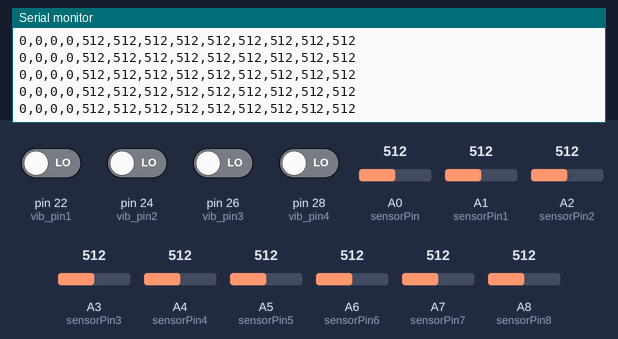
The sketch below on a simulated Arduino Mega 2560, built with avr-gcc and run on an emulated ATmega2560. On the bench: the last lines printed to the serial monitor. The test bench sets the inputs (shaded band); at power-on: pin 22 (vib_pin1), pin 24 (vib_pin2), pin 26 (vib_pin3), pin 28 (vib_pin4) LOW, A0 (sensorPin) = 512, A1 (sensorPin1) = 512, A2 (sensorPin2) = 512, A3 (sensorPin3) = 512, A4 (sensorPin4) = 512, A5 (sensorPin5) = 512, A6 (sensorPin6) = 512, A7 (sensorPin7) = 512, A8 (sensorPin8) = 512.

Above: at 1.2 s.
1.3 s: pin 22 (vib_pin1) driven HIGH
At 1.79 s:
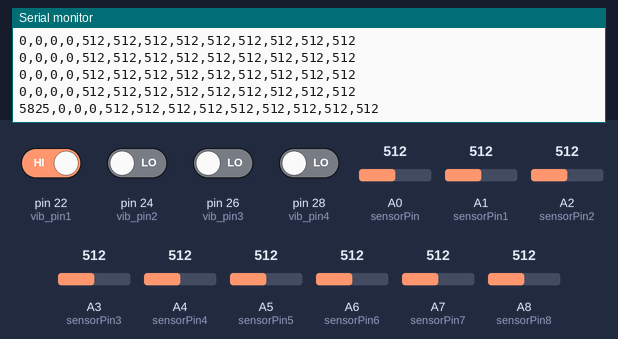
4.3 s: A0 (sensorPin) set to 716
At 4.44 s:
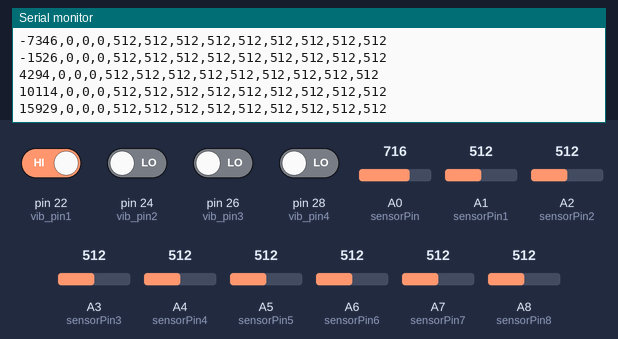
5.8 s: pin 24 (vib_pin2) driven HIGH
At 6.28 s:
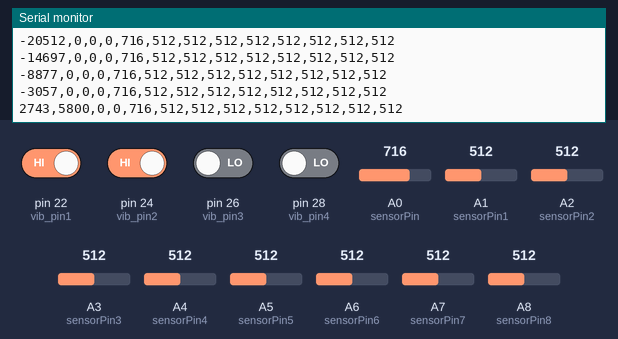
8.8 s: A1 (sensorPin1) set to 716
At 8.93 s:
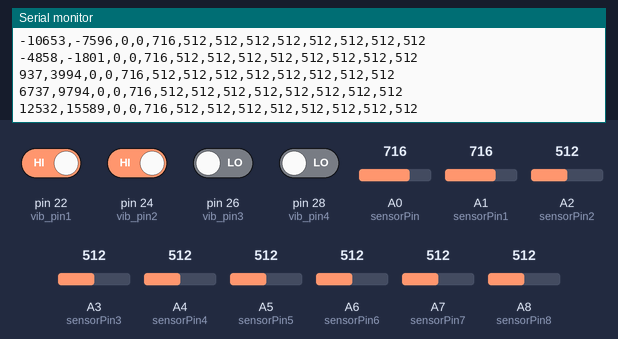
10.3 s: pin 26 (vib_pin3) driven HIGH
At 10.76 s:
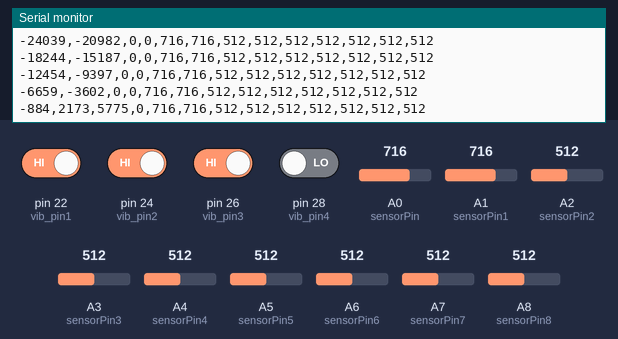
13.3 s: A2 (sensorPin2) set to 716
At 13.42 s:
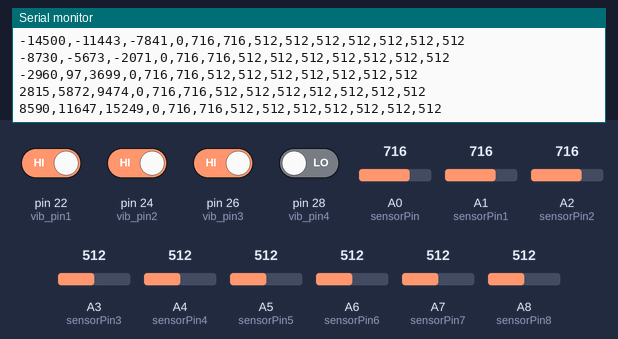
Timing chart, 0 to 15.8 s (numbered marks = the images above; inputs shaded):
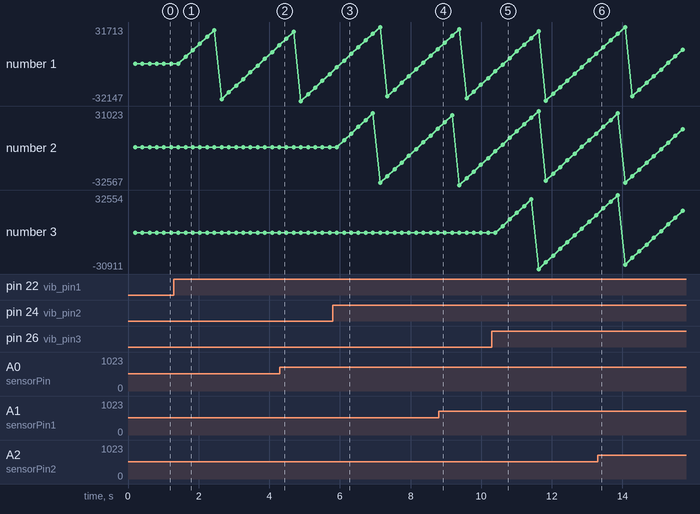

Measured:
- after the input at 1.3 s, the serial monitor: prints a new line after 0.33 s (image 1)
- after the input at 5.8 s, the serial monitor: prints a new line after 0.32 s (image 3)
- after the input at 10.3 s, the serial monitor: prints a new line after 0.31 s (image 5)
- plotted number 1: 0 → 15929 after the input at 1.3 s, -8877 → 12532 after the input at 5.8 s, -12454 → 8590 after the input at 10.3 s
- plotted number 2: 0 → 15589 after the input at 5.8 s, -9397 → 11647 after the input at 10.3 s
- plotted number 3: 0 → 15249 after the input at 10.3 s

The sketch:

Mega_sketch_4_vib_9_strain.ino
```cpp
#include <elapsedMillis.h>
elapsedMillis start_time;
int frequency1=0;    // variable to store frequency value
int frequency2=0;    //variable to store frequency value
int frequency3=0;    //variable to store frequency value
int frequency4=0;    //variable to store frequency value
int vib_pin1=22;    // digital input pin for vibration sensor
int vib_pin2=24;    // digital input pin for vibration sensor
int vib_pin3=26;    // digital input pin for vibration sensor
int vib_pin4=28;    // digital input pin for vibration sensor
int val_vib_pin1=0;
int val_vib_pin2=0;
int val_vib_pin3=0;
int val_vib_pin4=0;
int counts_of_ones_1=0;
int counts_of_ones_2=0;
int counts_of_ones_3=0;
int counts_of_ones_4=0;
int sensorValue10 = 0; // variable to store the second value coming from the sensor
int sensorValue11 = 0;
int sensorValue12 = 0;
int sensorValue13 = 0;
int sensorValue14 = 0;
int sensorValue15 = 0;
int sensorValue16 = 0;
int sensorValue17 = 0;
int sensorValue18 = 0;
int sensorPin = A0;  // select the input pin for the Strain Gauge
int sensorPin1 = A1;
int sensorPin2 = A2;
int sensorPin3 = A3;
int sensorPin4 = A4;
int sensorPin5 = A5;
int sensorPin6 = A6;
int sensorPin7 = A7;
int sensorPin8 = A8;

void setup() {
  Serial.begin (9600);
  pinMode(vib_pin1,INPUT);
  pinMode(vib_pin2,INPUT);
  pinMode(vib_pin3,INPUT);
  pinMode(vib_pin4,INPUT);
}
void loop()
{
  val_vib_pin1=digitalRead(vib_pin1);
  val_vib_pin2=digitalRead(vib_pin2);
  val_vib_pin3=digitalRead(vib_pin3);
  val_vib_pin4=digitalRead(vib_pin4);
  start_time=0;
  while ((start_time) <= 200)
  {
    if ( val_vib_pin1 == 1) {
      counts_of_ones_1 = counts_of_ones_1 + 1;
    }
    if ( val_vib_pin2 == 1) {
      counts_of_ones_2 = counts_of_ones_2 + 1;
    }
    if ( val_vib_pin3 == 1)
    {
      counts_of_ones_3 = counts_of_ones_3 + 1;
    }
    if ( val_vib_pin4 == 1)
    {
      counts_of_ones_4 = counts_of_ones_4 + 1;
    }
}
frequency1= counts_of_ones_1/(.2);
frequency2= counts_of_ones_2 /(.200);
frequency3= counts_of_ones_3/(.200);
frequency4= counts_of_ones_4/(.200);

Serial.print(frequency1);
Serial.print(",");
Serial.print(frequency2);
Serial.print(",");
Serial.print(frequency3);
Serial.print(",");
Serial.print(frequency4);
Serial.print(",");

sensorValue10 = analogRead(sensorPin);
sensorValue11 = analogRead(sensorPin1);
sensorValue12 = analogRead(sensorPin2);
sensorValue13 = analogRead(sensorPin3);
sensorValue14 = analogRead(sensorPin4);
sensorValue15 = analogRead(sensorPin5);
sensorValue16 = analogRead(sensorPin6);
sensorValue17 = analogRead(sensorPin7);
sensorValue18 = analogRead(sensorPin8);


Serial.print(sensorValue10);
Serial.print(",");
Serial.print(sensorValue11);
Serial.print(",");
Serial.print(sensorValue12);
Serial.print(",");
Serial.print(sensorValue13);
Serial.print(",");
Serial.print(sensorValue14);
Serial.print(",");
Serial.print(sensorValue15);
Serial.print(",");
Serial.print(sensorValue16);
Serial.print(",");
Serial.print(sensorValue17);
Serial.print(",");
Serial.println(sensorValue18);


}
```
